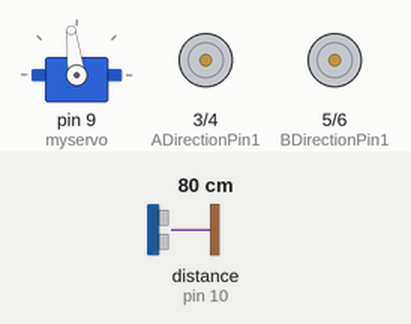
The sketch below on a simulated Arduino Mega 2560, built with avr-gcc and run on an emulated ATmega2560. On the bench: servo, motor-driver pin pairs drawn as motors (green arrow = first pin HIGH = forward, orange = second pin HIGH = backward, longer = more drive, scaled by the enable pin). The inputs (shaded band) are chosen by the test bench; at power-on: distance to the obstacle (sensor on pin 10) 80 cm. The echo pulse lasts 58.3 µs per cm.

Above: at 1.2 s.
1.3 s: distance to the obstacle (sensor on pin 10) set to 8 cm
At 1.8 s:
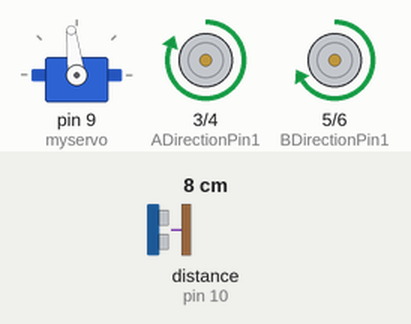
4.3 s: distance to the obstacle (sensor on pin 10) set to 5 cm
At 4.53 s:
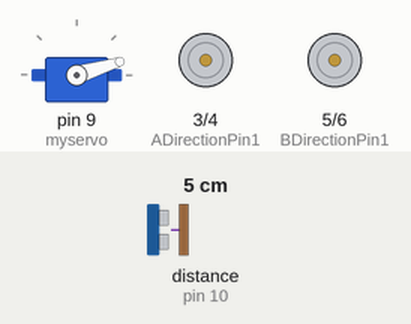
7.3 s: distance to the obstacle (sensor on pin 10) set to 9 cm
At 7.51 s:
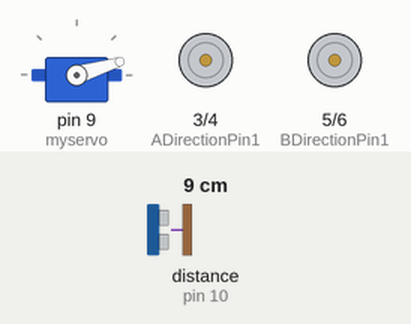
10.3 s: distance to the obstacle (sensor on pin 10) set to 2 cm
At 10.5 s:
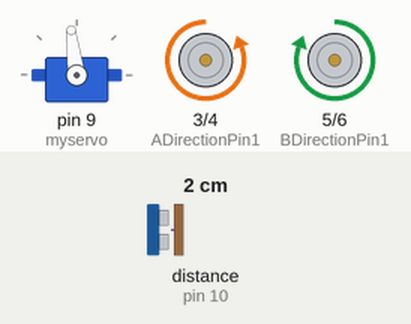
Timing chart, 0 to 14.3 s (numbered marks = the images above; inputs shaded):
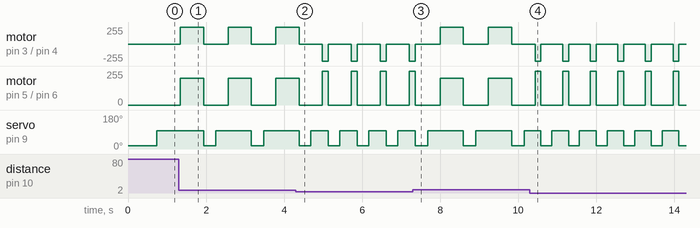

The sketch:

right_hand2.ino
```cpp
#include <Servo.h>
#include <NewPing.h>
// ensure that the nnewping library by tim eckel is installed
// Tools > Manage Libraries > Search for 'newping' > Install

// MOTOR PIN DEFINITIONS
const int ADirectionPin1 = 3;
const int ADirectionPin2 = 4;
const int AEnablePin = 2;
const int BDirectionPin1 = 5;
const int BDirectionPin2 = 6;
const int BEnablePin = 7;

const int echoPin = 10;
const int trigPin = 11;
const int servoPin = 9;

const int farRight = -80; // let the servo scan right
const int farLeft = 80;   // let the servo scan left
const int middle = 0;     // let the servo scan middle

double centimeterValue = 0;

double timeFor1Cm = 0;

double distanceRight = 6;
double distanceMiddle = 6;
double distanceLeft = 6;


Servo myservo; // create servo object to control a servo
// twelve servo objects can be created on most boards

// ULTRASONIC CONTROL

#define ITERATIONS 5     // Number of iterations.
#define TRIGGER_PIN 11   // Arduino pin tied to trigger pin on ping sensor.
#define ECHO_PIN 10      // Arduino pin tied to echo pin on ping sensor.
#define MAX_DISTANCE 200 // Maximum distance (in cm) to ping.
#define PING_INTERVAL 33 // Milliseconds between sensor pings (29ms is about the min to avoid cross-sensor echo).


NewPing sonar(TRIGGER_PIN, ECHO_PIN, MAX_DISTANCE);


void servoAngle(double angle)
{
  // applies offset
  int processedAngle = angle + 97;
  myservo.write(processedAngle);
  delay(100);
}

void goStraight() {
  digitalWrite(ADirectionPin1, HIGH);
  digitalWrite(ADirectionPin2, LOW);

  analogWrite(BDirectionPin1, 200);
  analogWrite(BDirectionPin2, 0);

  digitalWrite(AEnablePin, HIGH);
  digitalWrite(BEnablePin, HIGH);

  delay(600);

  digitalWrite(AEnablePin, LOW);
  digitalWrite(BEnablePin, LOW);
}

void turnLeft() {
  digitalWrite(ADirectionPin1, LOW);
  digitalWrite(ADirectionPin2, HIGH);

  digitalWrite(BDirectionPin1, HIGH);
  digitalWrite(BDirectionPin2, LOW);

  digitalWrite(AEnablePin, HIGH);
  digitalWrite(BEnablePin, HIGH);

  delay(150);

  digitalWrite(AEnablePin, LOW);
  digitalWrite(BEnablePin, LOW);
}

void turnRight() {
  digitalWrite(ADirectionPin1, HIGH);
  digitalWrite(ADirectionPin2, LOW);

  digitalWrite(BDirectionPin1, LOW);
  digitalWrite(BDirectionPin2, HIGH);

  digitalWrite(AEnablePin, HIGH);
  digitalWrite(BEnablePin, HIGH);

  delay(800);

  digitalWrite(AEnablePin, LOW);
  digitalWrite(BEnablePin, LOW);
}


void setup()
{
  myservo.attach(9);
  pinMode(ADirectionPin1, OUTPUT);
  pinMode(ADirectionPin2, OUTPUT);
  pinMode(AEnablePin, OUTPUT);
  pinMode(BDirectionPin1, OUTPUT);
  pinMode(BDirectionPin2, OUTPUT);
  pinMode(BEnablePin, OUTPUT);
}

double getDistance() {
  double total = 0;
  int n = 0;
  for(int i = 0; i < 100; i++) {
    double distance = sonar.ping_cm();
    if (distance > 0.5) {
      n++;
      total += distance;
    }
  }
  return total / n;
}

void loop() {

  servoAngle(farRight);
  delay(100);
  distanceRight = getDistance();

  servoAngle(middle);
  delay(100);
  distanceMiddle = getDistance();


  if(distanceRight > 6 && distanceMiddle > 6) {
    goStraight();
  }
  else if(distanceRight > 14 || distanceRight < 0.5) {
    goStraight();
    turnRight();
  }
  else {
    turnLeft();

  }
}
```

Measured:
- the behaviour switches between 7 and 6 cm on distance to the obstacle (sensor on pin 10) (found by bisection; images 1 and 2)
- after the input at 1.3 s, motor on pin 3 (ADirectionPin1) / pin 4 (ADirectionPin2): alternates forward 255/255 for 0.60 s and stopped for 0.63 s, starting at once; motor on pin 5 (BDirectionPin1) / pin 6 (BDirectionPin2): alternates forward 200/255 for 0.60 s and stopped for 0.63 s, starting at once
- after the input at 4.3 s, motor on pin 3 (ADirectionPin1) / pin 4 (ADirectionPin2): alternates backward 255/255 for 0.15 s and stopped for 0.59 s, starting after 0.68 s; motor on pin 5 (BDirectionPin1) / pin 6 (BDirectionPin2): alternates forward 255/255 for 0.15 s and stopped for 0.59 s, starting after 0.68 s
- after the input at 7.3 s, motor on pin 3 (ADirectionPin1) / pin 4 (ADirectionPin2): alternates forward 255/255 for 0.60 s and stopped for 0.64 s, starting after 0.70 s; motor on pin 5 (BDirectionPin1) / pin 6 (BDirectionPin2): alternates forward 200/255 for 0.60 s and stopped for 0.64 s, starting after 0.70 s
- after the input at 10.3 s, motor on pin 3 (ADirectionPin1) / pin 4 (ADirectionPin2): alternates backward 255/255 for 0.15 s and stopped for 0.56 s, starting after 0.13 s; motor on pin 5 (BDirectionPin1) / pin 6 (BDirectionPin2): alternates forward 255/255 for 0.15 s and stopped for 0.56 s, starting after 0.13 s
- by itself, servo on pin 9 (myservo): alternates 97° for 0.91 s and 17° for 0.31 s
